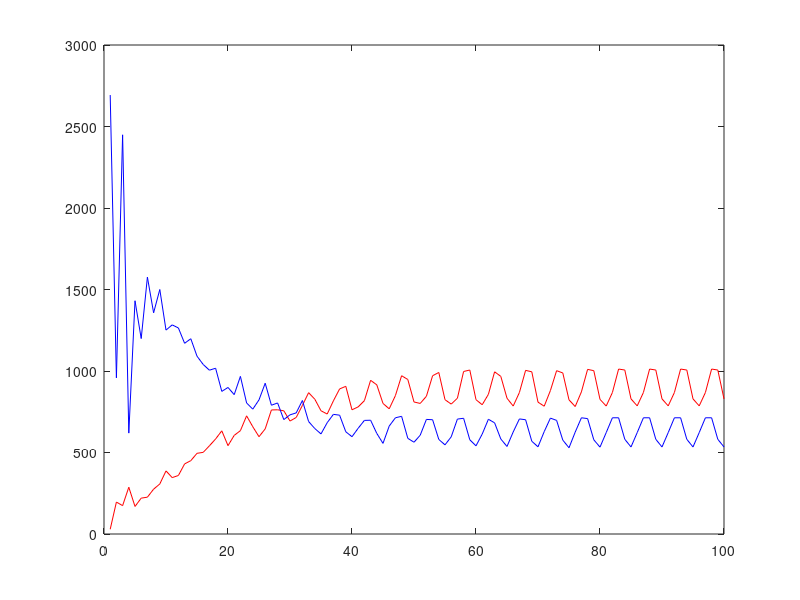

Write MATLAB code to recreate this figure.
pred=[
29,196,174,287,169,220,226,275,307,387,346,359,430,450,495,501,541,583,633,542,605,634,725,658,597,645,761,762,756,693,715,789,867,827,756,736,817,890,906,762,780,818,943,915,801,768,849,971,948,810,801,845,971,991,824,797,833,997,1006,824,793,857,995,967,833,785,868,1004,995,809,784,880,1002,988,823,782,872,1010,1002,826,785,868,1012,1006,829,786,868,1012,1006,829,786,868,1012,1006,829,786,868,1012,1006,829,];
prey=[
2693,958,2449,619,1431,1199,1576,1357,1500,1251,1283,1264,1170,1198,1091,1040,1005,1017,875,899,855,967,804,766,823,925,790,804,702,731,743,819,690,647,614,683,734,729,627,597,649,697,698,617,556,662,713,722,587,563,606,703,701,580,547,596,705,710,578,541,613,704,682,583,537,626,706,701,569,535,628,711,697,576,529,625,713,708,578,533,622,713,713,581,534,622,713,713,581,534,622,713,713,581,534,622,713,713,581,534,];
plot(pred,'r');
hold on;
plot(prey,'b');
